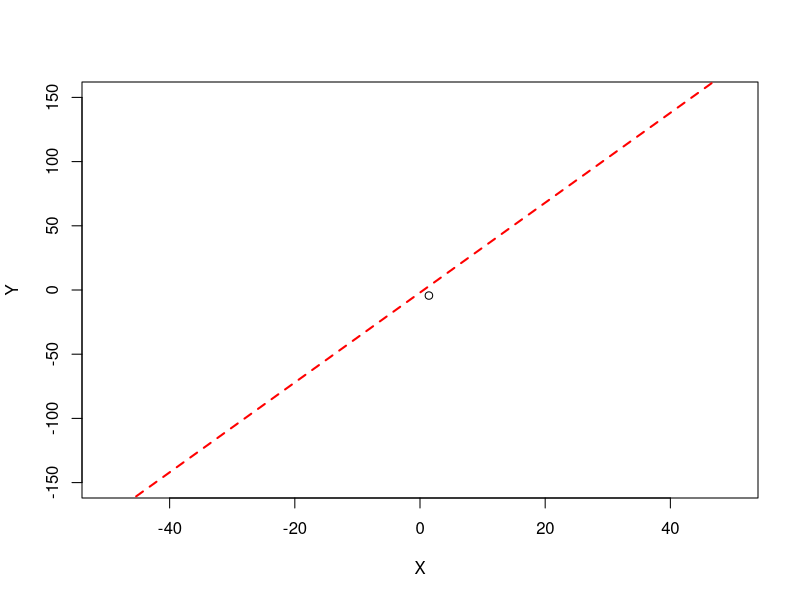
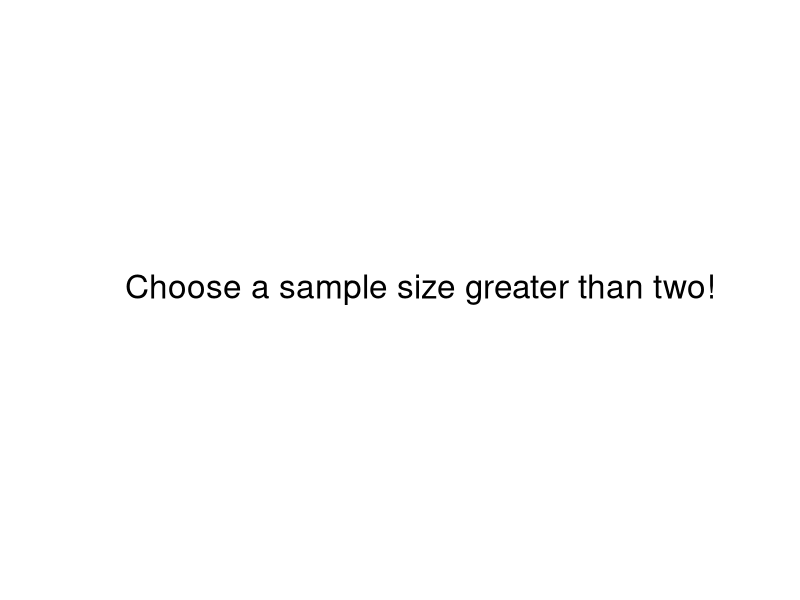
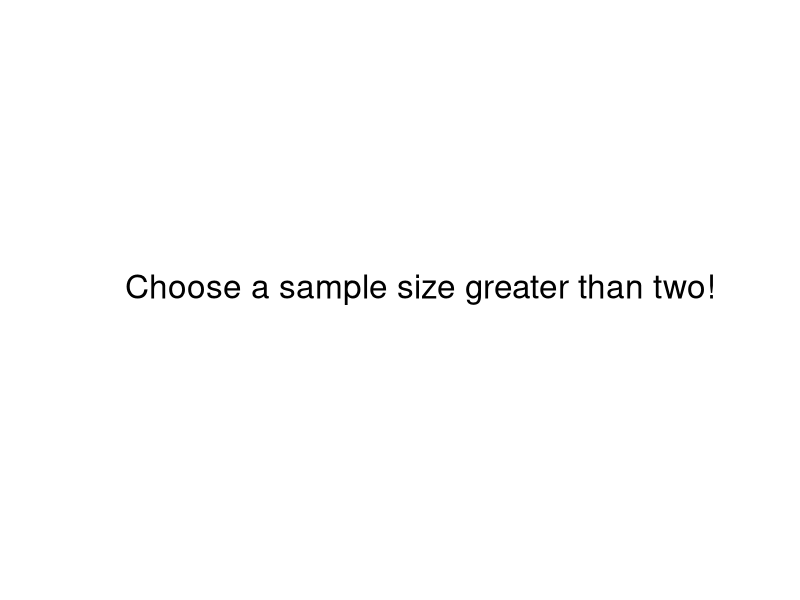
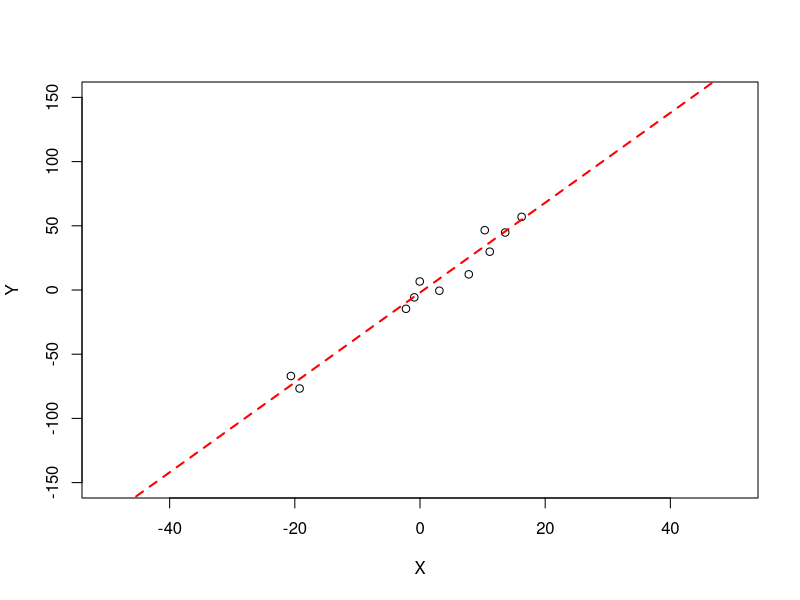
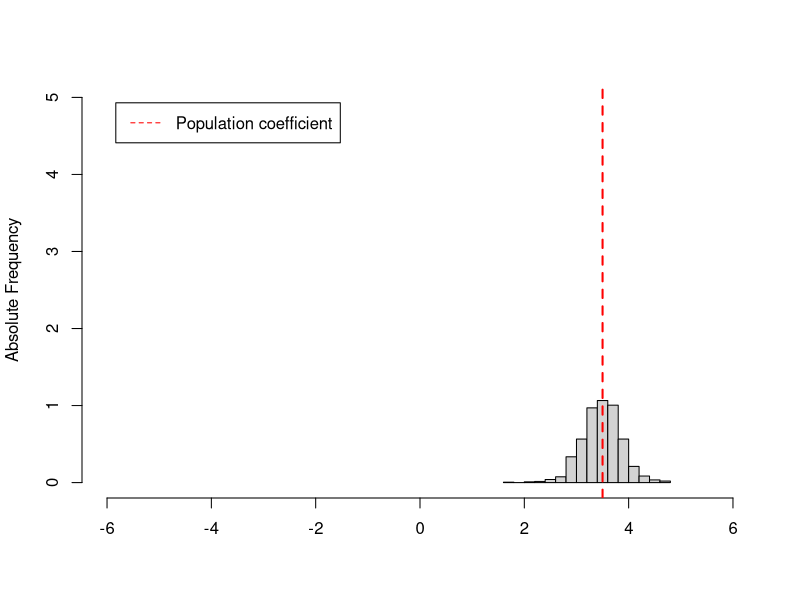
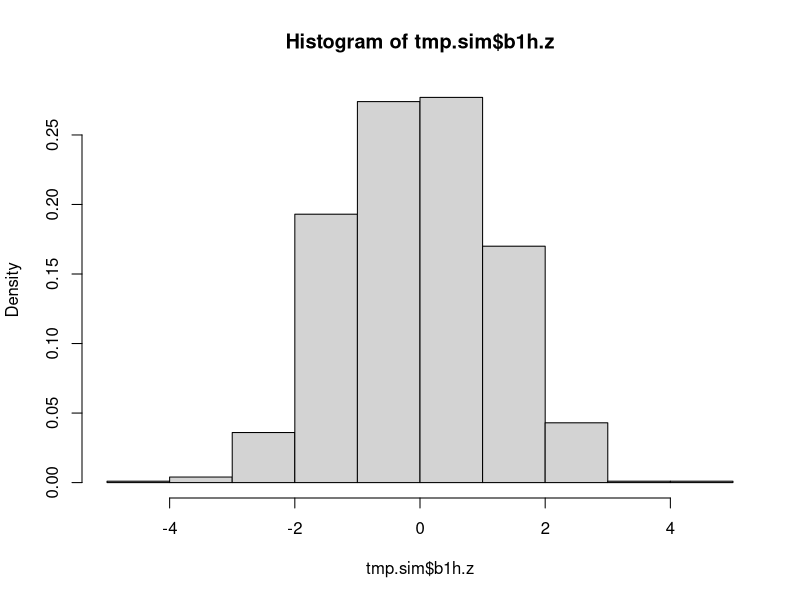
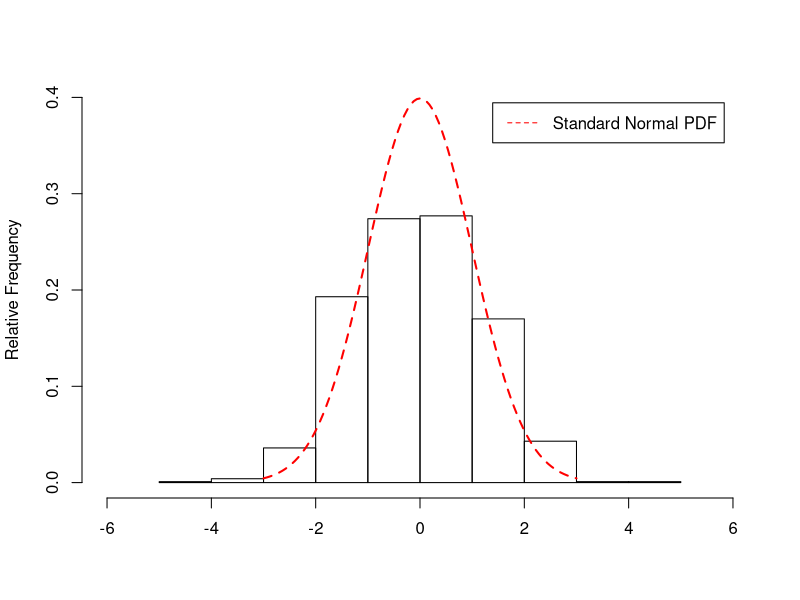
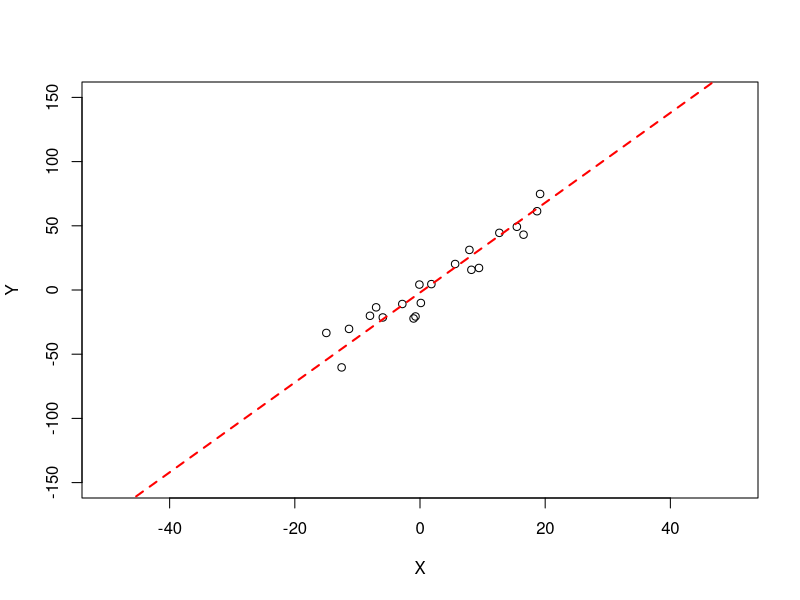

Here is the R script that generated these plots, in order:

# set working directory
# setwd("./ols-case-01")

# set seed 
set.seed(12345)

# function to simulate b0_hat and b1_hat ----
bet_hat_sim_fun <- function(RR, NN,
                            b0, b1,
                            X.sd,
                            u.sd){
  
  # # inputs
  # RR <- 10000
  # NN <- 2
  # b0 <- -2
  # b1 <- 3.5
  # X.sd <- 1
  # u.sd <- 100
  
  
  
  # initialize vectors for simulation results
  b0h <- numeric(RR)
  b1h <- numeric(RR)
  
  var.b0 <- numeric(RR)
  var.b1 <- numeric(RR)
  
  b0h.z <- numeric(RR)
  b1h.z <- numeric(RR)
  
  for (ii in 1:RR) {
    
    X <- rnorm(NN, mean = 0, sd = X.sd)
    u <- rnorm(NN, mean = 0, sd = u.sd)
    Y <- b0 + b1 * X + u
    
    tmp <- lm(Y ~ X + 1)
    
    # get estimates
    b0h[ii] <- tmp$coefficients[1]
    b1h[ii] <- tmp$coefficients[2]
    
    # compute the variance of beta_hat_0
    Hi <- 1 - mean(X) / mean(X^2) * X
    var.b0[ii] <- var(Hi * u) / (NN * mean(Hi^2)^2)
    # compute the variance of hat_beta_1
    var.b1[ii] <- var( ( X - mean(X) ) * u ) / ( NN * var(X)^2 )
    
    # compute t-statistics
    b1h.z[ii] <- (b1h[ii] - b1) / sqrt(var.b1[ii])
    b0h.z[ii] <- (b0h[ii] - b0) / sqrt(var.b0[ii])
    
  }
  
  return(list(b0h = b0h, b1h = b1h,
              Y = Y, X = X, u = u,
              var.b0 = var.b0, var.b1 = var.b1,
              b0h.z = b0h.z, b1h.z = b1h.z))
  
}

# inputs (variable)
NN.vec <- seq(1,100,10)

# inputs (fixed)
RR <- 1000
b0 <- -2
b1 <- 3.5
X.sd <- 10
u.sd <- 10

# simulation

pb = txtProgressBar(min = 0, max = length(NN.vec), initial = 0) 

for (ii in 1:length(NN.vec)) {
  
  setTxtProgressBar(pb, ii)
  
  NN <- NN.vec[ii]
  
  #..................................................
  # 1) call sim function ----
  tmp.sim <- bet_hat_sim_fun(RR = RR, NN = NN,
                             b0 = b0, b1 = b1,
                             X.sd = X.sd,
                             u.sd = u.sd)
  
  #..................................................
  # 2) scatterplot ----
  
  plt.nam <- paste("plot_01_", ii, ".svg", sep = "")
  svg(plt.nam) 
  
  plot(x = tmp.sim$X, y = tmp.sim$Y,
       xlab = "X", ylab = "Y",
       xlim = c(-50, 50), ylim = c(-150, 150))
  abline(a = b0, b = b1, lty = 2, col = "red", lwd = 2)
  
  dev.off()
  
  #..................................................
  # 3) histogram (non-standardized) ----

  plt.nam <- paste("plot_02_", ii, ".svg", sep = "")
  svg(plt.nam) 
  
  if (NN <= 2) {
    
    # see: https://statisticsglobe.com/plot-only-text-in-r
    plot(x = 0:1, # Create empty plot
         y = 0:1,
         ann = F,
         bty = "n",
         type = "n",
         xaxt = "n",
         yaxt = "n")
    text(x = 0.5, # Add text to empty plot
         y = 0.5,
         # "This is my first line of text!\nAnother line of text.\n(Created by Base R)", 
         "Choose a sample size greater than two!", 
         cex = 2)
    
  } else {
    
    # plot histogram of estimator
    hist(x = tmp.sim$b1h, freq = FALSE,
         xlim = c(-6, 6),
         ylim = c(0, 5),
         # main=paste("n=",N),
         main = "",
         xlab = "", 
         ylab = "Absolute Frequency")
    
    # line for mean population parameter
    abline(v = b1, lty = 2, col = "red", lwd = 2)
    
    # legend
    legend("topleft",
           legend = "Population coefficient",
           lty = 2,
           lwd = 1,
           col = "red",
           inset = 0.05)
  }
  
  dev.off()
  
  #..................................................
  # 4) histogram (standardized) ----
  
  plt.nam <- paste("plot_03_", ii, ".svg", sep = "")
  svg(plt.nam) 
  
  if (NN <= 2) {
    
    # see: https://statisticsglobe.com/plot-only-text-in-r
    plot(x = 0:1, # Create empty plot
         y = 0:1,
         ann = F,
         bty = "n",
         type = "n",
         xaxt = "n",
         yaxt = "n")
    text(x = 0.5, # Add text to empty plot
         y = 0.5,
         # "This is my first line of text!\nAnother line of text.\n(Created by Base R)", 
         "Choose a sample size greater than two!", 
         cex = 2)
    
  } else {
    
    # generate histogram of estimator
    x <- hist(x = tmp.sim$b1h.z, freq = FALSE)
    
    # plot histogram of estimator
    main <- c("")
    sub <- c("")
    xlab <- c("")
    ylab <- c("Relative Frequency")
    
    xlim <- c(-6, 6)
    ylim <- c(0, max(c(x$density, 0.40)))
    
    plot.new()
    plot.window(xlim, ylim, "")
    title(main = main, sub = sub, xlab = xlab, ylab = ylab)
    axis(1)
    axis(2)
    
    nB <- length(x$breaks)
    rect(x$breaks[-nB], 0, x$breaks[-1L], x$density)
    
    # pdf for normal distribution
    curve(dnorm(x, mean = 0, sd = 1), -3, 3,
          xlim = c(-3,3), 
          ylim=c(0,0.6),
          lty = 2,
          lwd = 2, 
          xlab = "", 
          ylab = "",
          add = TRUE,
          col = "red")
    
    # legend
    legend("topright",
           legend = "Standard Normal PDF",
           lty = 2,
           lwd = 1,
           col = "red",
           inset = 0.05)
    
  }
  
  dev.off()
  
}

close(pb)


